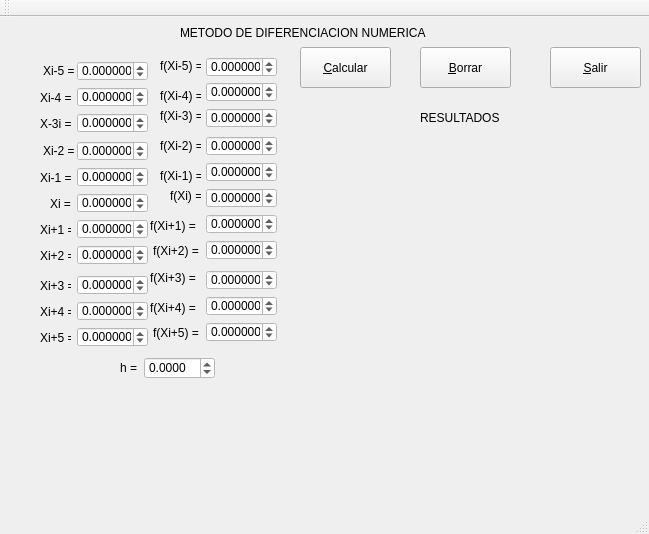
<?xml version="1.0" encoding="UTF-8"?>
<ui version="4.0">
 <class>derivacion</class>
 <widget class="QMainWindow" name="derivacion">
  <property name="geometry">
   <rect>
    <x>0</x>
    <y>0</y>
    <width>649</width>
    <height>534</height>
   </rect>
  </property>
  <property name="windowTitle">
   <string>derivacion</string>
  </property>
  <property name="styleSheet">
   <string notr="true"/>
  </property>
  <widget class="QWidget" name="centralWidget">
   <widget class="QDoubleSpinBox" name="x4">
    <property name="geometry">
     <rect>
      <x>77</x>
      <y>124</y>
      <width>71</width>
      <height>20</height>
     </rect>
    </property>
    <property name="styleSheet">
     <string notr="true">background-color: rgb(255, 255, 255);</string>
    </property>
    <property name="decimals">
     <number>6</number>
    </property>
    <property name="minimum">
     <double>-99.989999999999995</double>
    </property>
    <property name="singleStep">
     <double>0.010000000000000</double>
    </property>
   </widget>
   <widget class="QDoubleSpinBox" name="x6">
    <property name="geometry">
     <rect>
      <x>77</x>
      <y>176</y>
      <width>71</width>
      <height>20</height>
     </rect>
    </property>
    <property name="styleSheet">
     <string notr="true">background-color: rgb(255, 255, 255);</string>
    </property>
    <property name="decimals">
     <number>6</number>
    </property>
    <property name="minimum">
     <double>-99.989999999999995</double>
    </property>
    <property name="singleStep">
     <double>0.010000000000000</double>
    </property>
   </widget>
   <widget class="QDoubleSpinBox" name="fxi_1">
    <property name="geometry">
     <rect>
      <x>206</x>
      <y>145</y>
      <width>71</width>
      <height>20</height>
     </rect>
    </property>
    <property name="styleSheet">
     <string notr="true">background-color: rgb(255, 255, 255);</string>
    </property>
    <property name="decimals">
     <number>6</number>
    </property>
    <property name="minimum">
     <double>-99.989999999999995</double>
    </property>
    <property name="singleStep">
     <double>0.010000000000000</double>
    </property>
   </widget>
   <widget class="QDoubleSpinBox" name="fxi1">
    <property name="geometry">
     <rect>
      <x>206</x>
      <y>197</y>
      <width>71</width>
      <height>20</height>
     </rect>
    </property>
    <property name="styleSheet">
     <string notr="true">background-color: rgb(255, 255, 255);</string>
    </property>
    <property name="decimals">
     <number>6</number>
    </property>
    <property name="minimum">
     <double>-99.989999999999995</double>
    </property>
    <property name="singleStep">
     <double>0.010000000000000</double>
    </property>
   </widget>
   <widget class="QDoubleSpinBox" name="fxi_2">
    <property name="geometry">
     <rect>
      <x>206</x>
      <y>119</y>
      <width>71</width>
      <height>20</height>
     </rect>
    </property>
    <property name="styleSheet">
     <string notr="true">background-color: rgb(255, 255, 255);</string>
    </property>
    <property name="decimals">
     <number>6</number>
    </property>
    <property name="minimum">
     <double>-99.989999999999995</double>
    </property>
    <property name="singleStep">
     <double>0.010000000000000</double>
    </property>
   </widget>
   <widget class="QDoubleSpinBox" name="x7">
    <property name="geometry">
     <rect>
      <x>77</x>
      <y>202</y>
      <width>71</width>
      <height>20</height>
     </rect>
    </property>
    <property name="styleSheet">
     <string notr="true">background-color: rgb(255, 255, 255);</string>
    </property>
    <property name="decimals">
     <number>6</number>
    </property>
    <property name="minimum">
     <double>-99.989999999999995</double>
    </property>
    <property name="singleStep">
     <double>0.010000000000000</double>
    </property>
   </widget>
   <widget class="QDoubleSpinBox" name="x5">
    <property name="geometry">
     <rect>
      <x>77</x>
      <y>150</y>
      <width>71</width>
      <height>20</height>
     </rect>
    </property>
    <property name="styleSheet">
     <string notr="true">background-color: rgb(255, 255, 255);</string>
    </property>
    <property name="decimals">
     <number>6</number>
    </property>
    <property name="minimum">
     <double>-99.989999999999995</double>
    </property>
    <property name="singleStep">
     <double>0.010000000000000</double>
    </property>
   </widget>
   <widget class="QDoubleSpinBox" name="x8">
    <property name="geometry">
     <rect>
      <x>77</x>
      <y>228</y>
      <width>71</width>
      <height>20</height>
     </rect>
    </property>
    <property name="styleSheet">
     <string notr="true">background-color: rgb(255, 255, 255);</string>
    </property>
    <property name="decimals">
     <number>6</number>
    </property>
    <property name="minimum">
     <double>-99.989999999999995</double>
    </property>
    <property name="singleStep">
     <double>0.010000000000000</double>
    </property>
   </widget>
   <widget class="QDoubleSpinBox" name="fxi2">
    <property name="geometry">
     <rect>
      <x>206</x>
      <y>223</y>
      <width>71</width>
      <height>20</height>
     </rect>
    </property>
    <property name="styleSheet">
     <string notr="true">background-color: rgb(255, 255, 255);</string>
    </property>
    <property name="decimals">
     <number>6</number>
    </property>
    <property name="minimum">
     <double>-99.989999999999995</double>
    </property>
    <property name="singleStep">
     <double>0.010000000000000</double>
    </property>
   </widget>
   <widget class="QDoubleSpinBox" name="fxi">
    <property name="geometry">
     <rect>
      <x>206</x>
      <y>171</y>
      <width>71</width>
      <height>20</height>
     </rect>
    </property>
    <property name="styleSheet">
     <string notr="true">background-color: rgb(255, 255, 255);</string>
    </property>
    <property name="decimals">
     <number>6</number>
    </property>
    <property name="minimum">
     <double>-99.989999999999995</double>
    </property>
    <property name="singleStep">
     <double>0.010000000000000</double>
    </property>
   </widget>
   <widget class="QDoubleSpinBox" name="h">
    <property name="geometry">
     <rect>
      <x>144</x>
      <y>340</y>
      <width>71</width>
      <height>22</height>
     </rect>
    </property>
    <property name="styleSheet">
     <string notr="true">background-color: rgb(255, 255, 255);</string>
    </property>
    <property name="decimals">
     <number>4</number>
    </property>
    <property name="minimum">
     <double>-99.989999999999995</double>
    </property>
    <property name="singleStep">
     <double>0.010000000000000</double>
    </property>
   </widget>
   <widget class="QLabel" name="label">
    <property name="geometry">
     <rect>
      <x>43</x>
      <y>123</y>
      <width>31</width>
      <height>21</height>
     </rect>
    </property>
    <property name="styleSheet">
     <string notr="true"/>
    </property>
    <property name="text">
     <string>Xi-2 =</string>
    </property>
   </widget>
   <widget class="QLabel" name="label_2">
    <property name="geometry">
     <rect>
      <x>40</x>
      <y>150</y>
      <width>31</width>
      <height>21</height>
     </rect>
    </property>
    <property name="styleSheet">
     <string notr="true"/>
    </property>
    <property name="text">
     <string>Xi-1 =</string>
    </property>
   </widget>
   <widget class="QLabel" name="label_3">
    <property name="geometry">
     <rect>
      <x>50</x>
      <y>176</y>
      <width>21</width>
      <height>21</height>
     </rect>
    </property>
    <property name="styleSheet">
     <string notr="true"/>
    </property>
    <property name="text">
     <string>Xi =</string>
    </property>
   </widget>
   <widget class="QLabel" name="label_4">
    <property name="geometry">
     <rect>
      <x>40</x>
      <y>202</y>
      <width>31</width>
      <height>21</height>
     </rect>
    </property>
    <property name="styleSheet">
     <string notr="true"/>
    </property>
    <property name="text">
     <string>Xi+1 =</string>
    </property>
   </widget>
   <widget class="QLabel" name="label_5">
    <property name="geometry">
     <rect>
      <x>40</x>
      <y>228</y>
      <width>31</width>
      <height>21</height>
     </rect>
    </property>
    <property name="styleSheet">
     <string notr="true"/>
    </property>
    <property name="text">
     <string>Xi+2 =</string>
    </property>
   </widget>
   <widget class="QLabel" name="label_6">
    <property name="geometry">
     <rect>
      <x>160</x>
      <y>118</y>
      <width>41</width>
      <height>21</height>
     </rect>
    </property>
    <property name="styleSheet">
     <string notr="true"/>
    </property>
    <property name="text">
     <string>f(Xi-2) =</string>
    </property>
   </widget>
   <widget class="QLabel" name="label_7">
    <property name="geometry">
     <rect>
      <x>160</x>
      <y>148</y>
      <width>41</width>
      <height>21</height>
     </rect>
    </property>
    <property name="styleSheet">
     <string notr="true"/>
    </property>
    <property name="text">
     <string>f(Xi-1) =</string>
    </property>
   </widget>
   <widget class="QLabel" name="label_8">
    <property name="geometry">
     <rect>
      <x>170</x>
      <y>168</y>
      <width>31</width>
      <height>21</height>
     </rect>
    </property>
    <property name="styleSheet">
     <string notr="true"/>
    </property>
    <property name="text">
     <string>f(Xi) =</string>
    </property>
   </widget>
   <widget class="QLabel" name="label_9">
    <property name="geometry">
     <rect>
      <x>150</x>
      <y>198</y>
      <width>51</width>
      <height>21</height>
     </rect>
    </property>
    <property name="styleSheet">
     <string notr="true"/>
    </property>
    <property name="text">
     <string>f(Xi+1) =</string>
    </property>
   </widget>
   <widget class="QLabel" name="label_10">
    <property name="geometry">
     <rect>
      <x>153</x>
      <y>223</y>
      <width>47</width>
      <height>21</height>
     </rect>
    </property>
    <property name="styleSheet">
     <string notr="true"/>
    </property>
    <property name="text">
     <string>f(Xi+2) =</string>
    </property>
   </widget>
   <widget class="QLabel" name="label_11">
    <property name="geometry">
     <rect>
      <x>120</x>
      <y>340</y>
      <width>21</width>
      <height>21</height>
     </rect>
    </property>
    <property name="styleSheet">
     <string notr="true"/>
    </property>
    <property name="text">
     <string>h =</string>
    </property>
   </widget>
   <widget class="QPushButton" name="Calcular">
    <property name="geometry">
     <rect>
      <x>300</x>
      <y>30</y>
      <width>91</width>
      <height>41</height>
     </rect>
    </property>
    <property name="text">
     <string>&amp;Calcular</string>
    </property>
   </widget>
   <widget class="QPushButton" name="Borrar">
    <property name="geometry">
     <rect>
      <x>420</x>
      <y>30</y>
      <width>91</width>
      <height>41</height>
     </rect>
    </property>
    <property name="text">
     <string>&amp;Borrar</string>
    </property>
   </widget>
   <widget class="QPushButton" name="SALIR">
    <property name="geometry">
     <rect>
      <x>550</x>
      <y>30</y>
      <width>91</width>
      <height>41</height>
     </rect>
    </property>
    <property name="text">
     <string>&amp;Salir</string>
    </property>
   </widget>
   <widget class="QLabel" name="label_12">
    <property name="geometry">
     <rect>
      <x>180</x>
      <y>0</y>
      <width>291</width>
      <height>31</height>
     </rect>
    </property>
    <property name="styleSheet">
     <string notr="true"/>
    </property>
    <property name="text">
     <string>METODO DE DIFERENCIACION NUMERICA</string>
    </property>
   </widget>
   <widget class="QLabel" name="label_13">
    <property name="geometry">
     <rect>
      <x>420</x>
      <y>90</y>
      <width>121</width>
      <height>21</height>
     </rect>
    </property>
    <property name="styleSheet">
     <string notr="true"/>
    </property>
    <property name="text">
     <string>RESULTADOS</string>
    </property>
   </widget>
   <widget class="QLabel" name="Resultado">
    <property name="geometry">
     <rect>
      <x>290</x>
      <y>120</y>
      <width>321</width>
      <height>161</height>
     </rect>
    </property>
    <property name="styleSheet">
     <string notr="true">color: rgb(255, 0, 0);
border-color: rgb(0, 0, 0);
font: 75 8pt &quot;MS Shell Dlg 2&quot;;</string>
    </property>
    <property name="text">
     <string/>
    </property>
   </widget>
   <widget class="QDoubleSpinBox" name="x2">
    <property name="geometry">
     <rect>
      <x>77</x>
      <y>70</y>
      <width>71</width>
      <height>20</height>
     </rect>
    </property>
    <property name="styleSheet">
     <string notr="true">background-color: rgb(255, 255, 255);</string>
    </property>
    <property name="decimals">
     <number>6</number>
    </property>
    <property name="minimum">
     <double>-99.989999999999995</double>
    </property>
    <property name="singleStep">
     <double>0.010000000000000</double>
    </property>
   </widget>
   <widget class="QDoubleSpinBox" name="fxi_5">
    <property name="geometry">
     <rect>
      <x>206</x>
      <y>40</y>
      <width>71</width>
      <height>20</height>
     </rect>
    </property>
    <property name="styleSheet">
     <string notr="true">background-color: rgb(255, 255, 255);</string>
    </property>
    <property name="decimals">
     <number>6</number>
    </property>
    <property name="minimum">
     <double>-99.989999999999995</double>
    </property>
    <property name="singleStep">
     <double>0.010000000000000</double>
    </property>
   </widget>
   <widget class="QLabel" name="label_14">
    <property name="geometry">
     <rect>
      <x>160</x>
      <y>88</y>
      <width>41</width>
      <height>21</height>
     </rect>
    </property>
    <property name="styleSheet">
     <string notr="true"/>
    </property>
    <property name="text">
     <string>f(Xi-3) =</string>
    </property>
   </widget>
   <widget class="QDoubleSpinBox" name="fxi_3">
    <property name="geometry">
     <rect>
      <x>206</x>
      <y>91</y>
      <width>71</width>
      <height>20</height>
     </rect>
    </property>
    <property name="styleSheet">
     <string notr="true">background-color: rgb(255, 255, 255);</string>
    </property>
    <property name="decimals">
     <number>6</number>
    </property>
    <property name="minimum">
     <double>-99.989999999999995</double>
    </property>
    <property name="singleStep">
     <double>0.010000000000000</double>
    </property>
   </widget>
   <widget class="QDoubleSpinBox" name="x3">
    <property name="geometry">
     <rect>
      <x>77</x>
      <y>96</y>
      <width>71</width>
      <height>20</height>
     </rect>
    </property>
    <property name="styleSheet">
     <string notr="true">background-color: rgb(255, 255, 255);</string>
    </property>
    <property name="decimals">
     <number>6</number>
    </property>
    <property name="minimum">
     <double>-99.989999999999995</double>
    </property>
    <property name="singleStep">
     <double>0.010000000000000</double>
    </property>
   </widget>
   <widget class="QDoubleSpinBox" name="fxi_4">
    <property name="geometry">
     <rect>
      <x>206</x>
      <y>65</y>
      <width>71</width>
      <height>20</height>
     </rect>
    </property>
    <property name="styleSheet">
     <string notr="true">background-color: rgb(255, 255, 255);</string>
    </property>
    <property name="decimals">
     <number>6</number>
    </property>
    <property name="minimum">
     <double>-99.989999999999995</double>
    </property>
    <property name="singleStep">
     <double>0.010000000000000</double>
    </property>
   </widget>
   <widget class="QLabel" name="label_15">
    <property name="geometry">
     <rect>
      <x>40</x>
      <y>96</y>
      <width>31</width>
      <height>21</height>
     </rect>
    </property>
    <property name="styleSheet">
     <string notr="true"/>
    </property>
    <property name="text">
     <string>X-3i =</string>
    </property>
   </widget>
   <widget class="QLabel" name="label_16">
    <property name="geometry">
     <rect>
      <x>160</x>
      <y>68</y>
      <width>41</width>
      <height>21</height>
     </rect>
    </property>
    <property name="styleSheet">
     <string notr="true"/>
    </property>
    <property name="text">
     <string>f(Xi-4) =</string>
    </property>
   </widget>
   <widget class="QLabel" name="label_17">
    <property name="geometry">
     <rect>
      <x>43</x>
      <y>43</y>
      <width>31</width>
      <height>21</height>
     </rect>
    </property>
    <property name="styleSheet">
     <string notr="true"/>
    </property>
    <property name="text">
     <string>Xi-5 =</string>
    </property>
   </widget>
   <widget class="QLabel" name="label_18">
    <property name="geometry">
     <rect>
      <x>160</x>
      <y>38</y>
      <width>41</width>
      <height>21</height>
     </rect>
    </property>
    <property name="styleSheet">
     <string notr="true"/>
    </property>
    <property name="text">
     <string>f(Xi-5) =</string>
    </property>
   </widget>
   <widget class="QDoubleSpinBox" name="x1">
    <property name="geometry">
     <rect>
      <x>77</x>
      <y>44</y>
      <width>71</width>
      <height>20</height>
     </rect>
    </property>
    <property name="styleSheet">
     <string notr="true">background-color: rgb(255, 255, 255);</string>
    </property>
    <property name="decimals">
     <number>6</number>
    </property>
    <property name="minimum">
     <double>-99.989999999999995</double>
    </property>
    <property name="singleStep">
     <double>0.010000000000000</double>
    </property>
   </widget>
   <widget class="QLabel" name="label_19">
    <property name="geometry">
     <rect>
      <x>40</x>
      <y>70</y>
      <width>31</width>
      <height>21</height>
     </rect>
    </property>
    <property name="styleSheet">
     <string notr="true"/>
    </property>
    <property name="text">
     <string>Xi-4 =</string>
    </property>
   </widget>
   <widget class="QLabel" name="label_20">
    <property name="geometry">
     <rect>
      <x>40</x>
      <y>284</y>
      <width>31</width>
      <height>21</height>
     </rect>
    </property>
    <property name="styleSheet">
     <string notr="true"/>
    </property>
    <property name="text">
     <string>Xi+4 =</string>
    </property>
   </widget>
   <widget class="QDoubleSpinBox" name="x10">
    <property name="geometry">
     <rect>
      <x>77</x>
      <y>284</y>
      <width>71</width>
      <height>20</height>
     </rect>
    </property>
    <property name="styleSheet">
     <string notr="true">background-color: rgb(255, 255, 255);</string>
    </property>
    <property name="decimals">
     <number>6</number>
    </property>
    <property name="minimum">
     <double>-99.989999999999995</double>
    </property>
    <property name="singleStep">
     <double>0.010000000000000</double>
    </property>
   </widget>
   <widget class="QDoubleSpinBox" name="fxi4">
    <property name="geometry">
     <rect>
      <x>206</x>
      <y>279</y>
      <width>71</width>
      <height>20</height>
     </rect>
    </property>
    <property name="styleSheet">
     <string notr="true">background-color: rgb(255, 255, 255);</string>
    </property>
    <property name="decimals">
     <number>6</number>
    </property>
    <property name="minimum">
     <double>-99.989999999999995</double>
    </property>
    <property name="singleStep">
     <double>0.010000000000000</double>
    </property>
   </widget>
   <widget class="QDoubleSpinBox" name="fxi5">
    <property name="geometry">
     <rect>
      <x>206</x>
      <y>305</y>
      <width>71</width>
      <height>20</height>
     </rect>
    </property>
    <property name="styleSheet">
     <string notr="true">background-color: rgb(255, 255, 255);</string>
    </property>
    <property name="decimals">
     <number>6</number>
    </property>
    <property name="minimum">
     <double>-99.989999999999995</double>
    </property>
    <property name="singleStep">
     <double>0.010000000000000</double>
    </property>
   </widget>
   <widget class="QLabel" name="label_21">
    <property name="geometry">
     <rect>
      <x>153</x>
      <y>305</y>
      <width>47</width>
      <height>21</height>
     </rect>
    </property>
    <property name="styleSheet">
     <string notr="true"/>
    </property>
    <property name="text">
     <string>f(Xi+5) =</string>
    </property>
   </widget>
   <widget class="QLabel" name="label_22">
    <property name="geometry">
     <rect>
      <x>150</x>
      <y>250</y>
      <width>51</width>
      <height>21</height>
     </rect>
    </property>
    <property name="styleSheet">
     <string notr="true"/>
    </property>
    <property name="text">
     <string>f(Xi+3) =</string>
    </property>
   </widget>
   <widget class="QDoubleSpinBox" name="fxi3">
    <property name="geometry">
     <rect>
      <x>206</x>
      <y>253</y>
      <width>71</width>
      <height>20</height>
     </rect>
    </property>
    <property name="styleSheet">
     <string notr="true">background-color: rgb(255, 255, 255);</string>
    </property>
    <property name="decimals">
     <number>6</number>
    </property>
    <property name="minimum">
     <double>-99.989999999999995</double>
    </property>
    <property name="singleStep">
     <double>0.010000000000000</double>
    </property>
   </widget>
   <widget class="QDoubleSpinBox" name="x9">
    <property name="geometry">
     <rect>
      <x>77</x>
      <y>258</y>
      <width>71</width>
      <height>20</height>
     </rect>
    </property>
    <property name="styleSheet">
     <string notr="true">background-color: rgb(255, 255, 255);</string>
    </property>
    <property name="decimals">
     <number>6</number>
    </property>
    <property name="minimum">
     <double>-99.989999999999995</double>
    </property>
    <property name="singleStep">
     <double>0.010000000000000</double>
    </property>
   </widget>
   <widget class="QLabel" name="label_23">
    <property name="geometry">
     <rect>
      <x>40</x>
      <y>258</y>
      <width>31</width>
      <height>21</height>
     </rect>
    </property>
    <property name="styleSheet">
     <string notr="true"/>
    </property>
    <property name="text">
     <string>Xi+3 =</string>
    </property>
   </widget>
   <widget class="QDoubleSpinBox" name="x11">
    <property name="geometry">
     <rect>
      <x>77</x>
      <y>310</y>
      <width>71</width>
      <height>20</height>
     </rect>
    </property>
    <property name="styleSheet">
     <string notr="true">background-color: rgb(255, 255, 255);</string>
    </property>
    <property name="decimals">
     <number>6</number>
    </property>
    <property name="minimum">
     <double>-99.989999999999995</double>
    </property>
    <property name="singleStep">
     <double>0.010000000000000</double>
    </property>
   </widget>
   <widget class="QLabel" name="label_24">
    <property name="geometry">
     <rect>
      <x>150</x>
      <y>280</y>
      <width>51</width>
      <height>21</height>
     </rect>
    </property>
    <property name="styleSheet">
     <string notr="true"/>
    </property>
    <property name="text">
     <string>f(Xi+4) =</string>
    </property>
   </widget>
   <widget class="QLabel" name="label_25">
    <property name="geometry">
     <rect>
      <x>40</x>
      <y>310</y>
      <width>31</width>
      <height>21</height>
     </rect>
    </property>
    <property name="styleSheet">
     <string notr="true"/>
    </property>
    <property name="text">
     <string>Xi+5 =</string>
    </property>
   </widget>
   <widget class="QLabel" name="Resultado1">
    <property name="geometry">
     <rect>
      <x>290</x>
      <y>250</y>
      <width>321</width>
      <height>121</height>
     </rect>
    </property>
    <property name="styleSheet">
     <string notr="true"/>
    </property>
    <property name="text">
     <string/>
    </property>
   </widget>
   <widget class="QLabel" name="Resultado2">
    <property name="geometry">
     <rect>
      <x>290</x>
      <y>380</y>
      <width>321</width>
      <height>121</height>
     </rect>
    </property>
    <property name="styleSheet">
     <string notr="true">color: rgb(255, 0, 0);
font: 75 8pt &quot;MS Shell Dlg 2&quot;;</string>
    </property>
    <property name="text">
     <string/>
    </property>
   </widget>
  </widget>
  <widget class="QStatusBar" name="statusBar"/>
  <widget class="QToolBar" name="toolBar">
   <property name="windowTitle">
    <string>toolBar</string>
   </property>
   <attribute name="toolBarArea">
    <enum>TopToolBarArea</enum>
   </attribute>
   <attribute name="toolBarBreak">
    <bool>false</bool>
   </attribute>
  </widget>
 </widget>
 <layoutdefault spacing="6" margin="11"/>
 <resources/>
 <connections/>
</ui>
